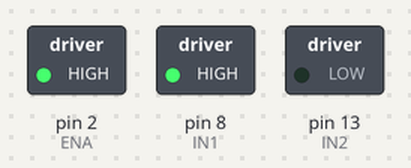
The sketch below on a simulated Arduino Uno, built with avr-gcc and run on an emulated ATmega328P. Parts: switched loads named in the sketch (green lamp = pin HIGH). What the sketch prints to the serial monitor is not drawn.

Above: at 0.1 s.
Timing chart, 0 to 1.6 s (numbered marks = the images above):
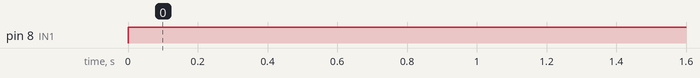

The sketch:

motor_control.ino
```cpp
#define IN1 8      //IN1
#define IN2 13        //IN2
#define ENA 2          //ENA
void motor_on(void);
int speedcontrol = 255; //range of speed control is from  0 to 255
void setup(void)
{
  Serial.begin (9600);
  pinMode(IN1,OUTPUT);
  pinMode(IN2,OUTPUT);
  pinMode(ENA,OUTPUT);
  analogWrite(ENA,speedcontrol);
 }


void loop(void) {
  motor_on();
}
void motor_on(void)
{  Serial.println("MOTOR RUNNING");
  digitalWrite(IN1, HIGH);
  digitalWrite(IN2, LOW);
}
```

Measured:
- by itself, pin 8 (IN1): LOW → HIGH at 0.00 s
